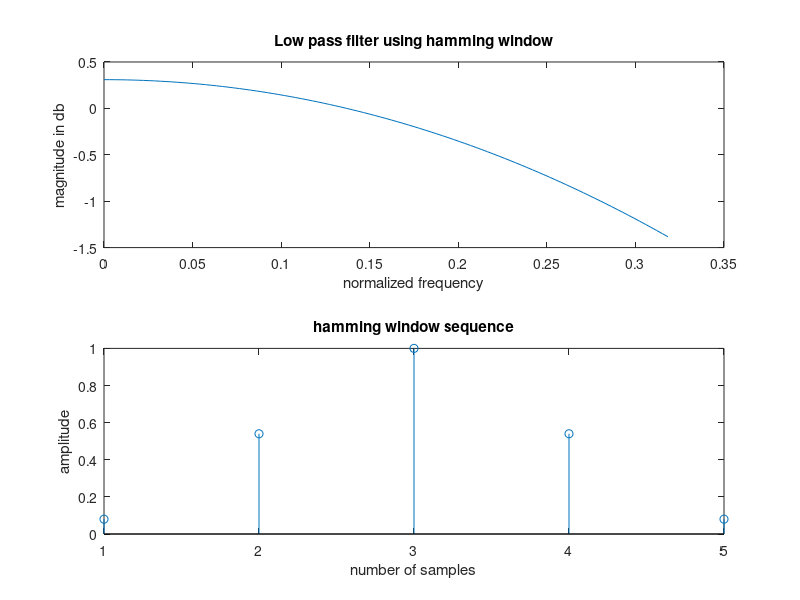

Reproduce this figure in MATLAB.
clc;
clear all;
close all;
wc=0.5*pi;
N=input("enter N:");
alpha=(N-1)/2;
eps=0.001;
hd=sin(wc*(N-alpha+eps)./(pi*(N-alpha+eps)));
wr=hamming(N);
hn=hd.*wr';
w=0:0.01:1;
h=freqz(hn,1,w);
subplot(2,1,1);
plot(w/pi,10*log10(abs(h)));
title('Low pass filter using hamming window');
xlabel('normalized frequency');
ylabel('magnitude in db');
subplot(2,1,2);
stem(wr);
title('hamming window sequence');
xlabel('number of samples');
ylabel('amplitude');
